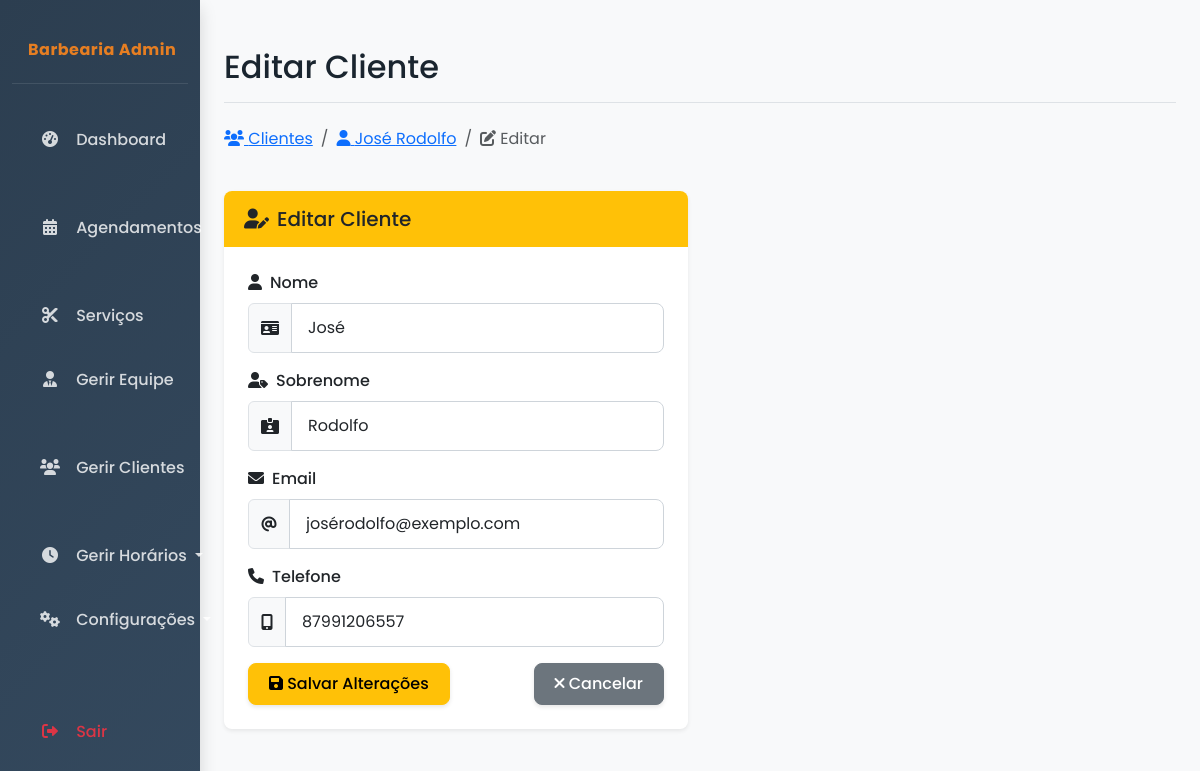
Page /admin/clientes/editar/5 (signed in) on the committed database.
### app/app.py (models this page shows, shortened)
class Cliente(db.Model):
    __tablename__ = 'clientes'
    id = db.Column(db.Integer, primary_key=True)
    nome = db.Column(db.String(100), nullable=False)
    sobrenome = db.Column(db.String(100), nullable=False)
    email = db.Column(db.String(120), unique=True, nullable=False)
    telefone = db.Column(db.String(20))
    data_cadastro = db.Column(db.DateTime, default=datetime.utcnow)
    agendamentos = db.relationship('Agendamento', backref='cliente', lazy=True)

### app/app.py (the view, shortened to what this page needs)
@app.route('/admin/clientes/editar/<int:id>', methods=['GET', 'POST'])
def admin_clientes_editar(id):
    if 'admin_id' not in session:
        flash('Por favor, faça login para acessar esta página.', 'warning')
        return redirect(url_for('login'))
    cliente = Cliente.query.get_or_404(id)
    return render_template('admin_clientes_editar.html', cliente=cliente)

### app/app.py (called while the page is built)
@login_manager.user_loader
def load_user(user_id):
    return UsuarioAdmin.query.get(int(user_id))

### app/templates/admin_clientes_editar.html (shortened to what this page needs)
{% extends "admin_base.html" %}
{% block header %}Editar Cliente{% endblock %}
{% block content %}
<div class="row mb-4">
    <div class="col-md-12">
        <nav aria-label="breadcrumb">
            <ol class="breadcrumb animate__animated animate__fadeIn">
                <li class="breadcrumb-item"><a href="{{ url_for('admin_clientes') }}"><i class="fas fa-users"></i> Clientes</a></li>
                <li class="breadcrumb-item"><a href="{{ url_for('admin_cliente_detalhe', id=cliente.id) }}"><i class="fas fa-user"></i> {{ cliente.nome }} {{ cliente.sobrenome }}</a></li>
                <li class="breadcrumb-item active" aria-current="page"><i class="fas fa-edit"></i> Editar</li>
            </ol>
        </nav>
    </div>
</div>
<div class="row">
    <div class="col-lg-6">
        <div class="card shadow-sm fade-in animate__animated animate__fadeIn">
            <div class="card-header bg-warning text-dark">
                <h5 class="card-title mb-0"><i class="fas fa-user-edit me-2"></i>Editar Cliente</h5>
            </div>
            <div class="card-body">
                <form action="{{ url_for('admin_clientes_editar', id=cliente.id) }}" method="POST">
                    <div class="mb-3 animate__animated animate__fadeIn" style="animation-delay: 0.1s">
                        <label for="nome" class="form-label"><i class="fas fa-user me-2"></i>Nome</label>
                        <div class="input-group">
                            <span class="input-group-text"><i class="fas fa-id-card"></i></span>
                            <input type="text" class="form-control" id="nome" name="nome" value="{{ cliente.nome }}" required>
                        </div>
                    </div>
                    <div class="mb-3 animate__animated animate__fadeIn" style="animation-delay: 0.2s">
                        <label for="sobrenome" class="form-label"><i class="fas fa-user-tag me-2"></i>Sobrenome</label>
                        <div class="input-group">
                            <span class="input-group-text"><i class="fas fa-id-card-alt"></i></span>
                            <input type="text" class="form-control" id="sobrenome" name="sobrenome" value="{{ cliente.sobrenome }}" required>
                        </div>
                    </div>
                    <div class="mb-3 animate__animated animate__fadeIn" style="animation-delay: 0.3s">
                        <label for="email" class="form-label"><i class="fas fa-envelope me-2"></i>Email</label>
                        <div class="input-group">
                            <span class="input-group-text"><i class="fas fa-at"></i></span>
                            <input type="email" class="form-control" id="email" name="email" value="{{ cliente.email }}" required>
                        </div>
                    </div>
                    <div class="mb-3 animate__animated animate__fadeIn" style="animation-delay: 0.4s">
                        <label for="telefone" class="form-label"><i class="fas fa-phone me-2"></i>Telefone</label>
                        <div class="input-group">
                            <span class="input-group-text"><i class="fas fa-mobile-alt"></i></span>
                            <input type="tel" class="form-control" id="telefone" name="telefone" value="{{ cliente.telefone }}">
                        </div>
                    </div>
                    <div class="d-flex justify-content-between btn-group-responsive">
                        <button type="submit" class="btn btn-warning btn-action animate__animated animate__fadeIn" style="animation-delay: 0.5s">
                            <i class="fas fa-save"></i> Salvar Alterações
                        </button>
                        <a href="{{ url_for('admin_cliente_detalhe', id=cliente.id) }}" class="btn btn-secondary btn-action animate__animated animate__fadeIn" style="animation-delay: 0.6s">
                            <i class="fas fa-times"></i> Cancelar
                        </a>
                    </div>
                </form>
            </div>
        </div>
    </div>
</div>
{% endblock %}

### app/templates/admin_base.html (style rules this page uses)
:root { --primary-color: #2c3e50; --secondary-color: #34495e; --accent-color: #e67e22; --light-color: #ecf0f1; --dark-color: #1a252f; --success-color: #2ecc71; --warning-color: #f39c12; --danger-color: #e74c3c; --info-color: #3498db; --border-radius: 0.5rem; --box-shadow: 0 0.5rem 1rem rgba(0, 0, 0, 0.15); --transition-speed: 0.3s; }
body { font-family: 'Poppins', sans-serif; background-color: #f8f9fa; color: var(--dark-color); overflow-x: hidden; }
.card { border: none; border-radius: var(--border-radius); box-shadow: var(--box-shadow); transition: transform var(--transition-speed) ease, box-shadow var(--transition-speed) ease; margin-bottom: 1.5rem; overflow: hidden; }
.card-header { font-weight: 600; border-bottom: none; padding: 1rem 1.25rem; }
.card-body { padding: 1.5rem; }
.btn { border-radius: var(--border-radius); font-weight: 500; padding: 0.5rem 1.25rem; transition: all var(--transition-speed) ease; box-shadow: 0 2px 4px rgba(0, 0, 0, 0.1); }
.form-control, .form-select { border-radius: var(--border-radius); padding: 0.75rem 1rem; border: 1px solid #ced4da; transition: all var(--transition-speed) ease; }
.form-label { font-weight: 500; margin-bottom: 0.5rem; }
.fade-in { animation: fadeIn 0.5s ease-in-out; }
.slide-up { animation: slideUp 0.5s ease-in-out; }

### app/templates/admin_clientes_editar.html (style rules this page uses)
.card { transition: all 0.3s ease; margin-bottom: 20px; }
.fade-in { opacity: 0; animation: fadeIn 0.5s ease-in forwards; }

### rows in the picture
Cliente: nome "José", sobrenome "Rodolfo", email "josérodolfo@exemplo.com", telefone "87991206557"
